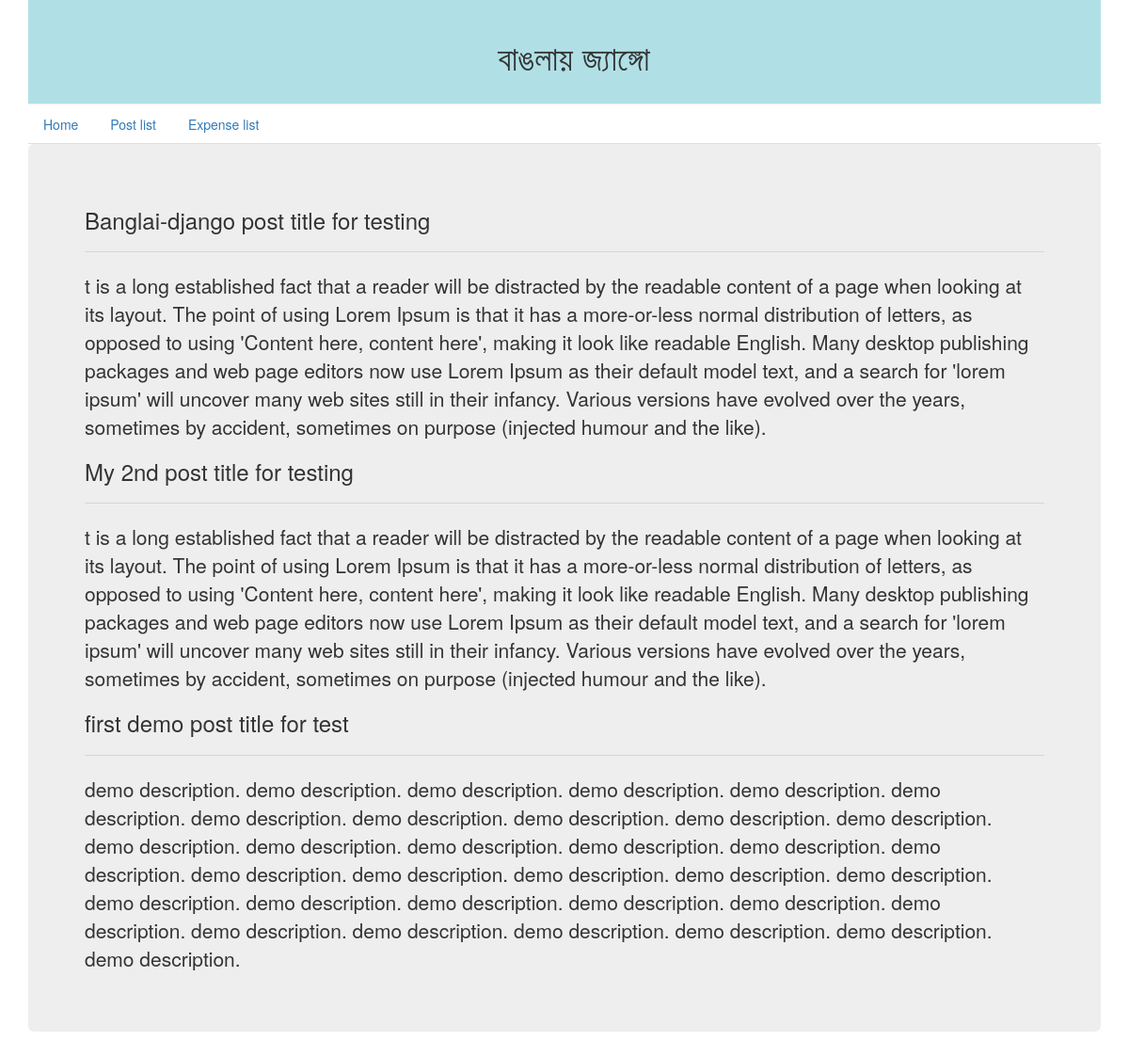
Page /blog/home/ on the committed database.
### blog_post/models.py (models this page shows, shortened)
class Post(models.Model):
    title = models.CharField(max_length=100)
    description = models.TextField()

### blog_post/views.py (the view)
# urls.py: 2. Add a URL to urlpatterns:  path('', views.home, name='home')
def home(request):
    all_post = Post.objects.all()
    return render(request, 'index.html', {'all_post_list': all_post})

### templates/index.html
{% extends 'base.html' %}
{% block content %}
{% for post in all_post_list %}
    <h3>{{ post.title }}</h3>
    <hr>
    <p>{{  post.description }}</p>
{% endfor %}
{% endblock %}

### rows in the picture
Post: title "Banglai-django post title for testing", description "t is a long established fact that a reader will be distracted by the readable content of a page when looking at its layout. The point of using Lorem Ipsum is that it has a more-or-less normal distribution of letters, as opposed to using 'Content here, content here', making it look like readable English. Many desktop publishing packages and web page editors now use Lorem Ipsum as their default model text, and a search for 'lorem ipsum' will uncover many web sites still in their infancy. Various versions have evolved over the years, sometimes by accident, sometimes on purpose (injected humour and the like)."
Post: title "My 2nd post title for testing", description "t is a long established fact that a reader will be distracted by the readable content of a page when looking at its layout. The point of using Lorem Ipsum is that it has a more-or-less normal distribution of letters, as opposed to using 'Content here, content here', making it look like readable English. Many desktop publishing packages and web page editors now use Lorem Ipsum as their default model text, and a search for 'lorem ipsum' will uncover many web sites still in their infancy. Various versions have evolved over the years, sometimes by accident, sometimes on purpose (injected humour and the like)."
Post: title "first demo post title for test", description "demo description. demo description. demo description. demo description. demo description. demo description. demo description. demo description. demo description. demo description. demo description. demo description. demo description. demo description. demo description. demo description. demo description. demo description. demo description. demo description. demo description. demo description. demo description. demo description. demo description. demo description. demo description. demo description. demo description. demo description. demo description. demo description. demo description. demo description."
